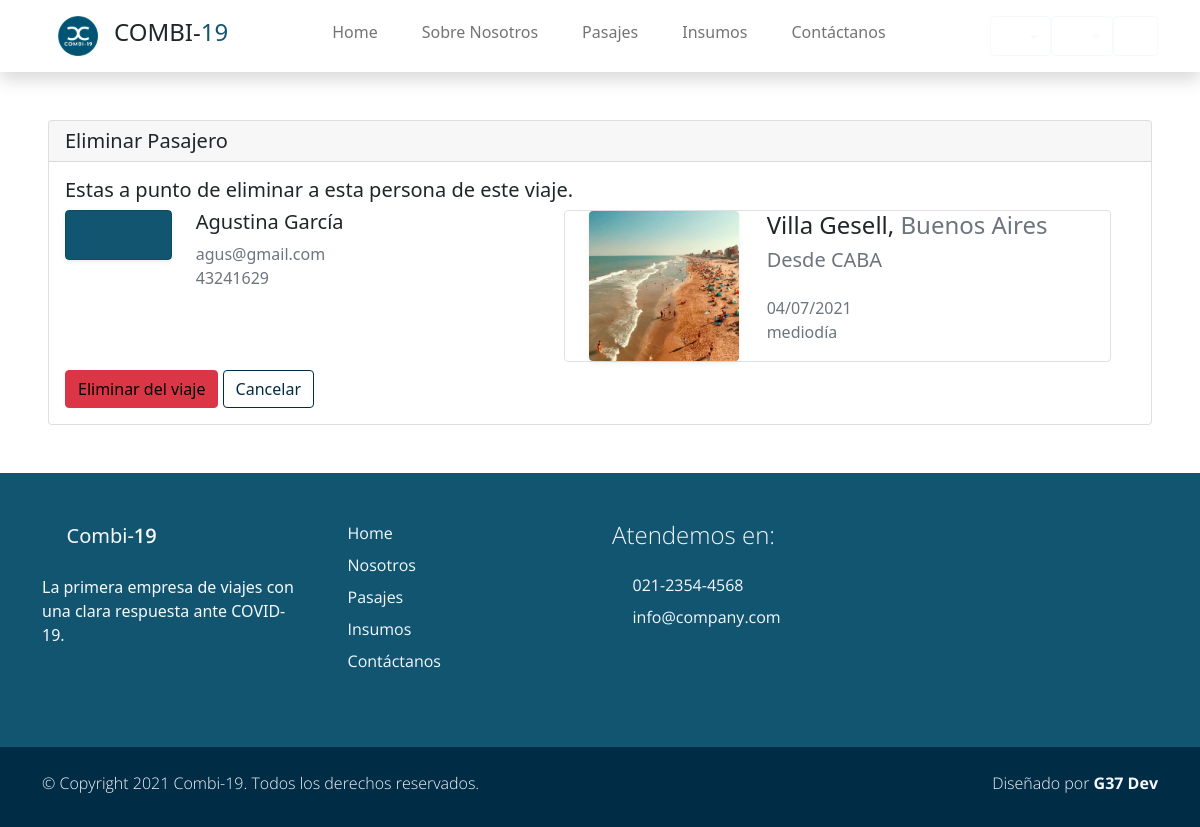
Page /viajes/chofer/eliminar10/2 on the committed database.
### users/models.py (models this page shows, shortened)
class Account(AbstractBaseUser):
    email               = models.EmailField(verbose_name="email", max_length=60, unique=True)
    dni                 = models.IntegerField(verbose_name="dni", unique=True,)
    first_name          = models.CharField(max_length=30, verbose_name='Nombre')
    last_name           = models.CharField(max_length=30, verbose_name='Apellido')
    date_of_birth       = models.DateField(blank=True, null=True)
    is_GOLD             = models.BooleanField(default=False)
    _is_admin           = models.BooleanField(default=False)
    is_active           = models.BooleanField(default=True)
    is_staff            = models.BooleanField(default=False)
    _is_superuser       = models.BooleanField(default=False)
    puede_comprar       = models.BooleanField(default=True)
    reactivar           = models.DateField(blank=True, null=True)
    objects = MyAccountManager()
    class Meta:
        verbose_name        = "Usuario"
        verbose_name_plural = "Usuarios"
    USERNAME_FIELD = 'email'
    REQUIRED_FIELDS = ['dni', 'first_name', 'last_name', 'date_of_birth']
    def __str__(self):
        return self.get_full_name()
    def get_full_name(self):
        return f'{self.first_name} {self.last_name}'

### Combi19App/models.py (models this page shows, shortened)
class Viaje(models.Model):
    comenzado  = "com"
    finalizado = "fin"
    cancelado  = "can"
    ESTADO_CHOICES = [ (comenzado,'COMENZADO'), (finalizado, 'FINALIZADO'), (cancelado,'CANCELADO') ]
    fecha             =   models.DateTimeField(blank=True, null=True)
    ruta              =   models.ForeignKey(Ruta, default=None, blank=True, null=True, on_delete=models.CASCADE)
    combi             =   models.ForeignKey(Vehiculo, blank=True, null=True, on_delete=models.CASCADE)
    precio            =   models.DecimalField(default=None, blank=True, null=True, max_digits=10, decimal_places=2)
    insumo            =   models.ManyToManyField(Insumo,default=None, blank=True)
    pasajeros         =   models.ManyToManyField(Account, default=None, blank=True)
    asientos_ocupados =   models.IntegerField(default=0, null=True, blank=True)
    estado            =   models.CharField(max_length=3, choices=ESTADO_CHOICES, default=ESTADO_CHOICES[0])
    class Meta:
        unique_together = ('fecha', 'combi')

class Ruta(models.Model):
    origen        = models.ForeignKey(Lugar, default=None, on_delete=models.CASCADE, related_name='origen')
    destino       = models.ForeignKey(Lugar, default=None, on_delete=models.CASCADE, related_name='destino')
    nombre        = models.CharField(max_length=30, blank=True, null=True, verbose_name='Nombre de ruta')
    km            = models.IntegerField(validators=[MinValueValidator(0)])
    class Meta:
        unique_together = ('origen', 'destino')

class Lugar(models.Model):
    nombre        = models.CharField(max_length=40, blank=True, null=True, unique=True, verbose_name='Lugar')
    provincia     = models.CharField(max_length=20, blank=True, null=True)
    codigo_postal = models.IntegerField(blank=True, null=True, unique=True, validators=[MinValueValidator(1000)])
    imagen        = models.ImageField(upload_to="ciudades", blank=True, null=True)
    class Meta:
        verbose_name_plural = "Lugares"
    def __str__(self):
        return f'{self.nombre}'

### users/views.py (the view, shortened to what this page needs)
def eliminar_pasajero_view(request, *args, **kwargs):
    viaje_id = kwargs.get("v_id")
    try:
        viaje = Viaje.objects.get(pk=viaje_id)
    except Viaje.DoesNotExist:
        return HttpResponse("Hubo un error")
    usuario_id = kwargs.get("p_id")
    try:
        usuario = Account.objects.get(pk=usuario_id)
    except Account.DoesNotExist:
        return HttpResponse("Hubo un error")
    try:
        pasajes = Pasaje.objects.filter(viaje=viaje)
    except Pasaje.DoesNotExist:
        return HttpResponse("Hubo un error")
    context = {"viaje": viaje, "usuario": usuario}
    return render(request, "users/eliminar_pasajero.html", context)

### carro/context_processor.py (called while the page is built)
def importe_total(request):
    total=0
    if request.user.is_authenticated:
        if 'carro' in request.session:
            for key,value in request.session['carro'].items():
                total = total +(float(value['precio']))#*value['cantidad'])
    return {'importe_total':total}

### users/templates/users/eliminar_pasajero.html (shortened to what this page needs)
{% extends 'Combi19App/base.html' %}
{% load static %}
{% block content %}
<div class="my-5 mx-5 card">
    <h5 class="card-header">Eliminar Pasajero</h5>
    <div class="card-body">
        <h5 class="card-title">Estas a punto de eliminar a esta persona de este viaje.</h5>
        <div class="row">
                <div class="col-sm-6 row">
                    <div class="col-3 ">
                        <div href="#" class="card border-0 text-white shadow-sm overflow-hidden">
                            <div class="card partner-wap py-1 px-1">
                                <i class='display-6 text-white bx bx-user mx-auto'></i>
                            </div>
                        </div>
                    </div>
                    <div class=" col-6 ">
                        <h5 class="h5 ">{{usuario}}</h2>
                        <p class="text-muted m-0">{{usuario.email}}</h2>
                        <p class="text-muted m-0">{{usuario.dni}}</h2>
                    </div>
                </div>
            <div class="col-sm-6 row border rounded ">
                <div class="col-md-4">
                    <div href="#" class="card border-0 text-white shadow-sm overflow-hidden mx-5 m-sm-0">
                        <img class="card-img" src="{{viaje.ruta.destino.imagen.url}}" alt="">
                    </div>
                </div>
                <div class="col-md-8 px-3">
                    <h4 class="h4 ">{{viaje.ruta.destino}}, <span class="text-muted">{{viaje.ruta.destino.provincia}}</span></h4>
                    <h5 class="m-0 p-0 text-muted">Desde {{viaje.ruta.origen}} <i class='p-0 bx bx-map'></i></h5>
                    <br>
                    <p class="m-0 p-0 text-muted">{{viaje.fecha|date:"d/m/Y"  }} </p>
                    <p class="m-0 p-0 text-muted">{{viaje.fecha | time}} </p>
                </div>
            </div>
        </div>
        <form method="POST" class="mt-2"> {% csrf_token %}
            <a href=""><button class="btn btn-danger" type="submit" >Eliminar del viaje</button></a>
            <a href="{% url 'Pasajeros' v_id=viaje.id %}"  class="btn btn-outline-primary">Cancelar</a>
        </form>
    </div>
  </div>
{% endblock %}

### Combi19App/static/Combi19App/css/estilos.css (style rules this page uses)
html { font-family: 'Open Sans', sans-serif; }
p, a { font-weight: 400; }
.btn-outline-primary { color: #002c46; border-color: #002c46; }
.partner-wap { background-color: #115571; transition: 1s; cursor: pointer; }

### rows in the picture
Account: first_name+last_name "Agustina García", email "agus@gmail.com", dni "43241629"
Viaje: ruta.destino.imagen (picture), ruta.destino "Villa Gesell", ruta.destino.provincia "Buenos Aires", ruta.origen "CABA", fecha "04/07/2021", fecha "mediodía"
